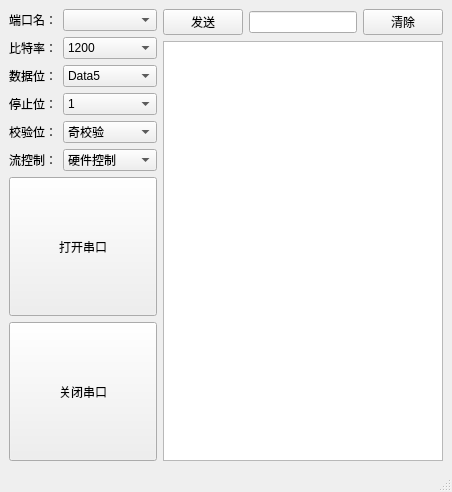
<?xml version="1.0" encoding="UTF-8"?>
<ui version="4.0">
 <class>serial</class>
 <widget class="QMainWindow" name="serial">
  <property name="geometry">
   <rect>
    <x>0</x>
    <y>0</y>
    <width>452</width>
    <height>492</height>
   </rect>
  </property>
  <property name="windowTitle">
   <string>serial</string>
  </property>
  <widget class="QWidget" name="centralwidget">
   <layout class="QHBoxLayout" name="horizontalLayout_8">
    <item>
     <layout class="QVBoxLayout" name="verticalLayout_3">
      <item>
       <layout class="QVBoxLayout" name="verticalLayout">
        <item>
         <layout class="QHBoxLayout" name="horizontalLayout" stretch="0,5">
          <item>
           <widget class="QLabel" name="label">
            <property name="text">
             <string>端口名：</string>
            </property>
           </widget>
          </item>
          <item>
           <widget class="QComboBox" name="comboBoxPortName"/>
          </item>
         </layout>
        </item>
        <item>
         <layout class="QHBoxLayout" name="horizontalLayout_2" stretch="2,5">
          <item>
           <widget class="QLabel" name="label_2">
            <property name="text">
             <string>比特率：</string>
            </property>
           </widget>
          </item>
          <item>
           <widget class="QComboBox" name="comboBoxBaud">
            <item>
             <property name="text">
              <string>1200</string>
             </property>
            </item>
            <item>
             <property name="text">
              <string>2400</string>
             </property>
            </item>
            <item>
             <property name="text">
              <string>4800</string>
             </property>
            </item>
            <item>
             <property name="text">
              <string>9600</string>
             </property>
            </item>
            <item>
             <property name="text">
              <string>19200</string>
             </property>
            </item>
            <item>
             <property name="text">
              <string>38400</string>
             </property>
            </item>
            <item>
             <property name="text">
              <string>57600</string>
             </property>
            </item>
            <item>
             <property name="text">
              <string>115200</string>
             </property>
            </item>
            <item>
             <property name="text">
              <string/>
             </property>
            </item>
            <item>
             <property name="text">
              <string/>
             </property>
            </item>
           </widget>
          </item>
         </layout>
        </item>
        <item>
         <layout class="QHBoxLayout" name="horizontalLayout_3" stretch="2,5">
          <item>
           <widget class="QLabel" name="label_3">
            <property name="text">
             <string>数据位：</string>
            </property>
           </widget>
          </item>
          <item>
           <widget class="QComboBox" name="comboBoxData">
            <item>
             <property name="text">
              <string>Data5</string>
             </property>
            </item>
            <item>
             <property name="text">
              <string>Data6</string>
             </property>
            </item>
            <item>
             <property name="text">
              <string>Data7</string>
             </property>
            </item>
            <item>
             <property name="text">
              <string>Data8</string>
             </property>
            </item>
           </widget>
          </item>
         </layout>
        </item>
        <item>
         <layout class="QHBoxLayout" name="horizontalLayout_4" stretch="2,5">
          <item>
           <widget class="QLabel" name="label_4">
            <property name="text">
             <string>停止位：</string>
            </property>
           </widget>
          </item>
          <item>
           <widget class="QComboBox" name="comboBoxStop">
            <item>
             <property name="text">
              <string>1</string>
             </property>
            </item>
            <item>
             <property name="text">
              <string>1.5</string>
             </property>
            </item>
            <item>
             <property name="text">
              <string>2</string>
             </property>
            </item>
            <item>
             <property name="text">
              <string/>
             </property>
            </item>
            <item>
             <property name="text">
              <string/>
             </property>
            </item>
           </widget>
          </item>
         </layout>
        </item>
        <item>
         <layout class="QHBoxLayout" name="horizontalLayout_5" stretch="2,5">
          <item>
           <widget class="QLabel" name="label_5">
            <property name="text">
             <string>校验位：</string>
            </property>
           </widget>
          </item>
          <item>
           <widget class="QComboBox" name="comboBoxParity">
            <item>
             <property name="text">
              <string>奇校验</string>
             </property>
            </item>
            <item>
             <property name="text">
              <string>偶校验</string>
             </property>
            </item>
            <item>
             <property name="text">
              <string>mark</string>
             </property>
            </item>
            <item>
             <property name="text">
              <string>space</string>
             </property>
            </item>
           </widget>
          </item>
         </layout>
        </item>
        <item>
         <layout class="QHBoxLayout" name="horizontalLayout_6" stretch="2,5">
          <item>
           <widget class="QLabel" name="label_6">
            <property name="text">
             <string>流控制：</string>
            </property>
           </widget>
          </item>
          <item>
           <widget class="QComboBox" name="comboBoxFlow">
            <item>
             <property name="text">
              <string>硬件控制</string>
             </property>
            </item>
            <item>
             <property name="text">
              <string>软件控制</string>
             </property>
            </item>
            <item>
             <property name="text">
              <string/>
             </property>
            </item>
           </widget>
          </item>
         </layout>
        </item>
       </layout>
      </item>
      <item>
       <layout class="QVBoxLayout" name="verticalLayout_2">
        <item>
         <widget class="QPushButton" name="pushButtonOpen">
          <property name="sizePolicy">
           <sizepolicy hsizetype="Minimum" vsizetype="Preferred">
            <horstretch>0</horstretch>
            <verstretch>0</verstretch>
           </sizepolicy>
          </property>
          <property name="text">
           <string>打开串口</string>
          </property>
         </widget>
        </item>
        <item>
         <widget class="QPushButton" name="pushButtonClose">
          <property name="sizePolicy">
           <sizepolicy hsizetype="Minimum" vsizetype="Preferred">
            <horstretch>0</horstretch>
            <verstretch>0</verstretch>
           </sizepolicy>
          </property>
          <property name="text">
           <string>关闭串口</string>
          </property>
         </widget>
        </item>
       </layout>
      </item>
     </layout>
    </item>
    <item>
     <layout class="QVBoxLayout" name="verticalLayout_4">
      <item>
       <layout class="QHBoxLayout" name="horizontalLayout_7">
        <item>
         <widget class="QPushButton" name="pushButtonSend">
          <property name="text">
           <string>发送</string>
          </property>
         </widget>
        </item>
        <item>
         <widget class="QLineEdit" name="lineEdit"/>
        </item>
        <item>
         <widget class="QPushButton" name="pushButtonClear">
          <property name="text">
           <string>清除</string>
          </property>
         </widget>
        </item>
       </layout>
      </item>
      <item>
       <widget class="QTextBrowser" name="textBrowser"/>
      </item>
     </layout>
    </item>
   </layout>
  </widget>
  <widget class="QMenuBar" name="menubar">
   <property name="geometry">
    <rect>
     <x>0</x>
     <y>0</y>
     <width>452</width>
     <height>23</height>
    </rect>
   </property>
  </widget>
  <widget class="QStatusBar" name="statusbar"/>
 </widget>
 <resources/>
 <connections/>
</ui>
